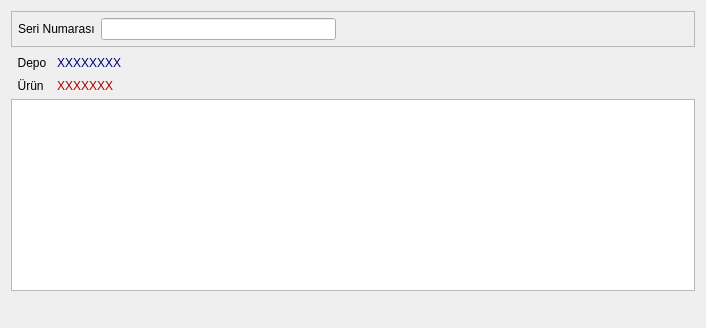
<?xml version="1.0" encoding="UTF-8"?>
<ui version="4.0">
 <class>STOK_URUN_SERI_NO_ARAMA</class>
 <widget class="QDialog" name="STOK_URUN_SERI_NO_ARAMA">
  <property name="geometry">
   <rect>
    <x>0</x>
    <y>0</y>
    <width>706</width>
    <height>328</height>
   </rect>
  </property>
  <property name="sizePolicy">
   <sizepolicy hsizetype="Expanding" vsizetype="Fixed">
    <horstretch>0</horstretch>
    <verstretch>0</verstretch>
   </sizepolicy>
  </property>
  <property name="windowTitle">
   <string>ÜRÜN SERİ NUMARALARI</string>
  </property>
  <layout class="QGridLayout" name="gridLayout_3" rowstretch="1,2,80,1" columnstretch="10,2">
   <item row="0" column="0" colspan="2">
    <widget class="QFrame" name="frame">
     <property name="sizePolicy">
      <sizepolicy hsizetype="Expanding" vsizetype="Fixed">
       <horstretch>0</horstretch>
       <verstretch>0</verstretch>
      </sizepolicy>
     </property>
     <property name="frameShape">
      <enum>QFrame::StyledPanel</enum>
     </property>
     <property name="frameShadow">
      <enum>QFrame::Raised</enum>
     </property>
     <layout class="QGridLayout" name="gridLayout_2" columnstretch="1,20,30">
      <property name="margin">
       <number>6</number>
      </property>
      <item row="0" column="0">
       <widget class="QLabel" name="label_seri_no">
        <property name="sizePolicy">
         <sizepolicy hsizetype="Fixed" vsizetype="Fixed">
          <horstretch>0</horstretch>
          <verstretch>0</verstretch>
         </sizepolicy>
        </property>
        <property name="text">
         <string>Seri Numarası</string>
        </property>
       </widget>
      </item>
      <item row="0" column="1">
       <widget class="QLineEdit" name="lineEdit_seri_numarasi"/>
      </item>
      <item row="0" column="2">
       <spacer name="horizontalSpacer_3">
        <property name="orientation">
         <enum>Qt::Horizontal</enum>
        </property>
        <property name="sizeHint" stdset="0">
         <size>
          <width>40</width>
          <height>20</height>
         </size>
        </property>
       </spacer>
      </item>
     </layout>
    </widget>
   </item>
   <item row="1" column="0" colspan="2">
    <layout class="QGridLayout" name="gridLayout" columnstretch="5,15,30">
     <item row="0" column="0">
      <widget class="QLabel" name="label">
       <property name="sizePolicy">
        <sizepolicy hsizetype="Fixed" vsizetype="Fixed">
         <horstretch>0</horstretch>
         <verstretch>0</verstretch>
        </sizepolicy>
       </property>
       <property name="text">
        <string>  Depo </string>
       </property>
      </widget>
     </item>
     <item row="0" column="1">
      <widget class="QLabel" name="label_depo">
       <property name="sizePolicy">
        <sizepolicy hsizetype="Expanding" vsizetype="Fixed">
         <horstretch>0</horstretch>
         <verstretch>0</verstretch>
        </sizepolicy>
       </property>
       <property name="styleSheet">
        <string notr="true">color: rgb(0, 0, 127);</string>
       </property>
       <property name="text">
        <string>XXXXXXXX</string>
       </property>
      </widget>
     </item>
     <item row="1" column="0">
      <widget class="QLabel" name="label_2">
       <property name="sizePolicy">
        <sizepolicy hsizetype="Fixed" vsizetype="Fixed">
         <horstretch>0</horstretch>
         <verstretch>0</verstretch>
        </sizepolicy>
       </property>
       <property name="text">
        <string>  Ürün  </string>
       </property>
      </widget>
     </item>
     <item row="1" column="1">
      <widget class="QLabel" name="label_urun">
       <property name="sizePolicy">
        <sizepolicy hsizetype="Expanding" vsizetype="Fixed">
         <horstretch>0</horstretch>
         <verstretch>0</verstretch>
        </sizepolicy>
       </property>
       <property name="styleSheet">
        <string notr="true">color: rgb(170, 0, 0);</string>
       </property>
       <property name="text">
        <string>XXXXXXX</string>
       </property>
      </widget>
     </item>
     <item row="0" column="2">
      <spacer name="horizontalSpacer_2">
       <property name="orientation">
        <enum>Qt::Horizontal</enum>
       </property>
       <property name="sizeHint" stdset="0">
        <size>
         <width>40</width>
         <height>20</height>
        </size>
       </property>
      </spacer>
     </item>
    </layout>
   </item>
   <item row="2" column="0" colspan="2">
    <widget class="QTableWidget" name="tableWidget"/>
   </item>
   <item row="3" column="0">
    <spacer name="horizontalSpacer">
     <property name="orientation">
      <enum>Qt::Horizontal</enum>
     </property>
     <property name="sizeHint" stdset="0">
      <size>
       <width>592</width>
       <height>20</height>
      </size>
     </property>
    </spacer>
   </item>
   <item row="3" column="1">
    <widget class="QWidget" name="widget_batch_buttons" native="true">
     <property name="sizePolicy">
      <sizepolicy hsizetype="Expanding" vsizetype="Expanding">
       <horstretch>0</horstretch>
       <verstretch>0</verstretch>
      </sizepolicy>
     </property>
    </widget>
   </item>
  </layout>
 </widget>
 <tabstops>
  <tabstop>lineEdit_seri_numarasi</tabstop>
  <tabstop>tableWidget</tabstop>
 </tabstops>
 <resources/>
 <connections/>
</ui>
